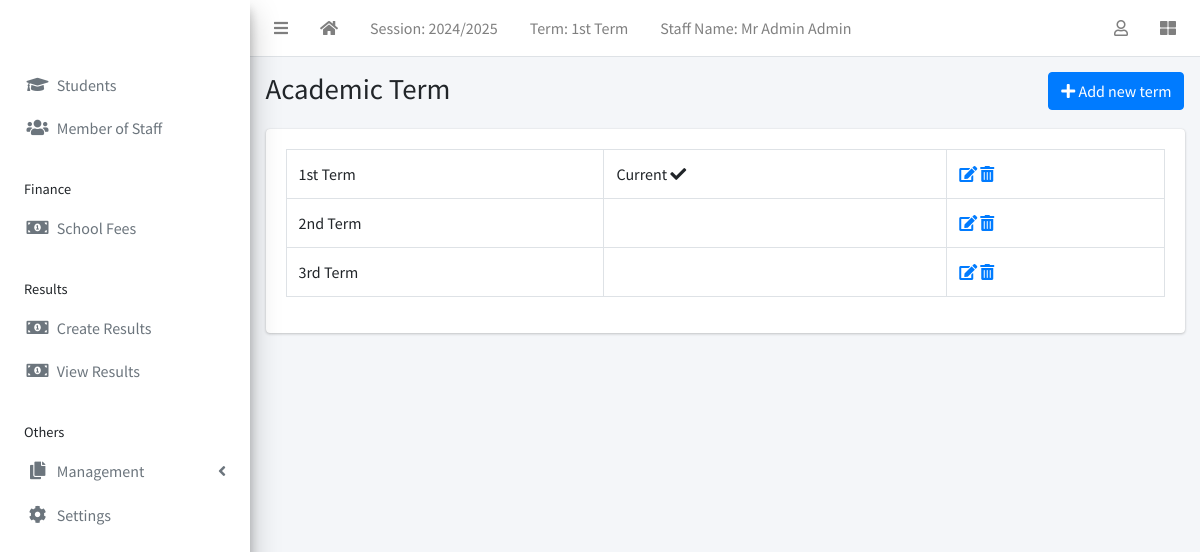
/term/list/ (signed in), run on the app's committed database.
### apps/corecode/models.py (models this page shows, shortened)
class AcademicSession(models.Model):
    name = models.CharField(max_length=200, unique=True)
    current = models.BooleanField(default=True)
    class Meta:
        ordering = ["-name"]

class AcademicTerm(models.Model):
    name = models.CharField(max_length=20, unique=True)
    current = models.BooleanField(default=True)
    class Meta:
        ordering = ["name"]
    def __str__(self):
        return self.name

### apps/corecode/views.py (the view)
# urls.py: path("term/list/", TermListView.as_view(), name="terms"),
class TermListView(LoginRequiredMixin, SuccessMessageMixin, ListView):
    model = AcademicTerm
    template_name = "corecode/term_list.html"
    def get_context_data(self, **kwargs):
        context = super().get_context_data(**kwargs)
        context["form"] = AcademicTermForm()
        return context

### apps/corecode/templates/corecode/term_list.html (shortened to what this page needs)
{% extends 'base.html' %}
{% load widget_tweaks %}
{% block title %}
Academic Term
{% endblock title %}
{% block breadcrumb %}
  <a class="btn btn-primary" href="#" data-toggle="modal" data-target="#modal1">
    <i class="fa fa-plus"></i>
    Add new term
  </a>
{% endblock breadcrumb %}
{% block content %}
  <div class="row">
    <div class="col-sm-12">
        <table class="table table-bordered">
          <tbody>
            {% for object in object_list %}
            <tr>
              <td>{{ object }}</td>
              <td>
                {% if object.current == True %}
                  Current <i class="fa fa-check"></i>
                {% endif %}
              </td>
              <td><a href="{% url 'term-update' object.id %}"><i
                    class="fa fa-edit"></i></a> <a
                  href="{% url 'term-delete' object.id %}"><i
                    class="fa fa-trash-alt"></i></a></td>
            </tr>
            {% endfor %}
          </tbody>
        </table>
    </div>
  </div>
{% endblock content %}

### templates/base.html (shortened to what this page needs)
{% load static %}
<!DOCTYPE html>
<html lang="en">
<head>
  <link rel="stylesheet" href="{% static 'plugins/fontawesome-free/css/all.min.css' %}">
  <link rel="stylesheet" href="{% static 'plugins/toastr/toastr.min.css' %}">
  <link rel="stylesheet"
    href="{% static 'plugins/overlayScrollbars/css/OverlayScrollbars.min.css' %}">
  <link rel="stylesheet" href="{% static 'plugins/Datatables/datatables.min.css' %}" />
  <link rel="stylesheet" href="{% static 'dist/css/adminlte.min.css' %}">
</head>
<body
  class="hold-transition sidebar-mini layout-fixed layout-navbar-fixed layout-footer-fixed">
  <div class="wrapper">
    <nav class="main-header navbar navbar-expand navbar-white navbar-light">
      <ul class="navbar-nav">
        <li class="nav-item">
          <a class="nav-link" data-widget="pushmenu" href="#" role="button"><i
              class="fas fa-bars"></i></a>
        </li>
        <li class="nav-item d-none d-sm-inline-block">
          <a href="{% url 'home' %} " class="nav-link"><i class="fa fa-home"></i></a>
        </li>
        <li class="nav-item d-none d-sm-inline-block">
          <a href="{% url 'current-session' %}" class="nav-link">Session: {{ current_session }}</a>
        </li>
        <li class="nav-item d-none d-sm-inline-block">
          <a href="{% url 'current-session' %}" class="nav-link">Term: {{ current_term }}</a>
        </li>
        <li class="nav-item d-none d-sm-inline-block">
          <a href="{% url 'home' %} " class="nav-link">Staff Name: {{ staff_name }}</a>
        </li>
      </ul>
      <ul class="navbar-nav ml-auto">
        <li class="nav-item dropdown">
          <a class="nav-link" data-toggle="dropdown" href="#">
            <i class="far fa-user"></i>
          </a>
        </li>
        <li class="nav-item">
          <a class="nav-link" data-widget="control-sidebar" data-slide="true"
            href="#" role="button"><i class="fas fa-th-large"></i></a>
        </li>
      </ul>
    </nav>
    <aside class="main-sidebar   elevation-4">
      <a href="{% url 'home' %}" class="brand-link">{{ school_name | default:"MySchool" }}</a>
      <div class="sidebar">
        <nav class="mt-2">
          <ul class="nav nav-pills nav-sidebar flex-column"
            data-widget="treeview" role="menu" data-accordion="false">
            <li class="nav-item">
              <a href="{% url 'student-list' %}" class="nav-link">
                <i class="nav-icon fas fa-graduation-cap"></i>
                <p>
                  Students
                </p>
              </a>
            </li>
            {% if staff_type == "admin" %}
              <li class="nav-item">
                <a href="{% url 'staff-list' %}" class="nav-link">
                  <i class="nav-icon fas fa-users"></i>
                  <p>
                    Member of Staff
                  </p>
                </a>
              </li>
            {% endif %}
            {% if staff_type == "finance" or staff_type == "admin" %}
              <li class="nav-header">Finance</li>
              <li class="nav-item">
                <a href="{% url 'invoice-list' %}" class="nav-link">
                  <i class="nav-icon fas fa-money-bill-alt"></i>
                  <p>
                    School Fees
                  </p>
                </a>
              </li>
            {% endif %}
            {% if staff_type == "teacher" or staff_type == "admin" %}
              <li class="nav-header">Results</li>
              <li class="nav-item">
                <a href="{% url 'create-result' %}" class="nav-link">
                  <i class="nav-icon fas fa-money-bill-alt"></i>
                  <p>
                    Create Results
                  </p>
                </a>
              </li>
            <li class="nav-item">
              <a href="{% url 'view-a-result' "all" %}" class="nav-link">
                <i class="nav-icon fas fa-money-bill-alt"></i>
                <p>
                  View Results
                </p>
              </a>
            </li>
            {% endif %}
            <li class="nav-header">Others</li>
            {% if staff_type == "admin" %}
              <li class="nav-item has-treeview">
                <a href="#" class="nav-link">
                  <i class="nav-icon fas fa-copy"></i>
                  <p>
                    Management
                    <i class="fas fa-angle-left right"></i>
                  </p>
                </a>
              </li>
            {% endif %}
            <li class="nav-item">
              <a href="{% url 'configs' %}" class="nav-link">
                <i class="nav-icon fas fa-cog"></i>
                <p>
                  Settings
                </p>
              </a>
            </li>
          </ul>
        </nav>
      </div>
    </aside>
    <div class="content-wrapper">
      <section class="content-header">
        <div class="container-fluid">
          <div class="row mb-1">
            <div class="col-sm-8">
              <h1>{% block title %}{% endblock title %}</h1>
            </div>
            <div class="col-sm-4">
              <ol class="breadcrumb float-sm-right">
                <li class="breadcrumb-item">{% block breadcrumb %}{% endblock breadcrumb %}</li>
              </ol>
            </div>
          </div>
        </div>
      </section>
      <section class="content">
        <div class="container-fluid">
          <div class="row">
            <div class="col-md-12">
              {% block fullcard %}
              <div class="card">
                <div class="card-body">
                  <div class="row">
                    <div class="col">
                      {% block content %}
                      {% endblock content %}
                    </div>
                  </div>
                </div>
              </div>
              {% endblock fullcard %}
            </div>
          </div>
        </div>
      </section>
    </div>
  </div>
</body>
</html>

### data on the page
AcademicSession: name "2024/2025"
AcademicTerm: name "1st Term", current "Current"
AcademicTerm: name "2nd Term"
AcademicTerm: name "3rd Term"

### other printed values
{{ staff_name }} "Mr Admin Admin"
